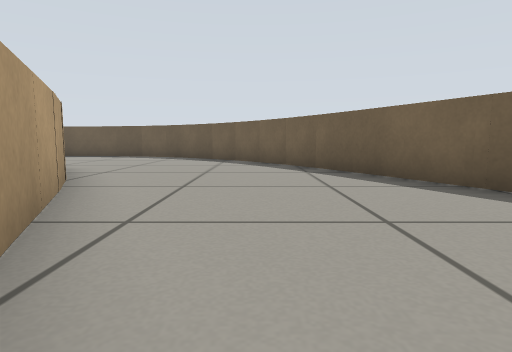
view 1 (above)

23 first-person views from a walk through a world built for the Gazebo simulator. The camera is 0.31 m above the floor, tilts 6° down and sees 75° across. The floor is counted in squares, 0.5 m on a side. Each view is taken from the middle of a square. On the plan, view 1 faces up. The plan holds only what a view shows up to about 10 squares ahead; the rest is blank.

view 2
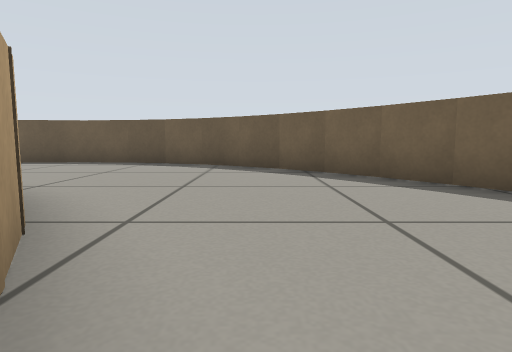

view 3
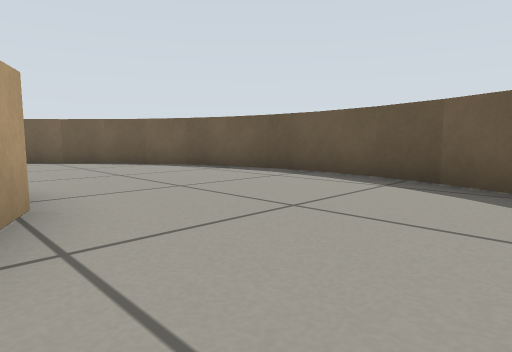

view 4
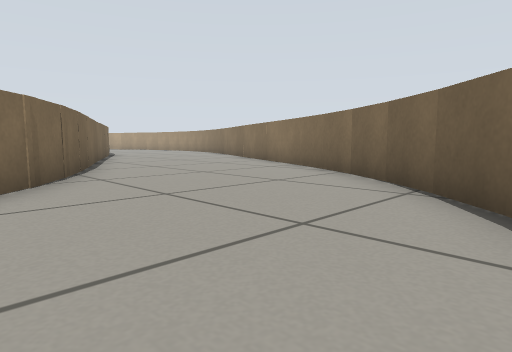

view 5
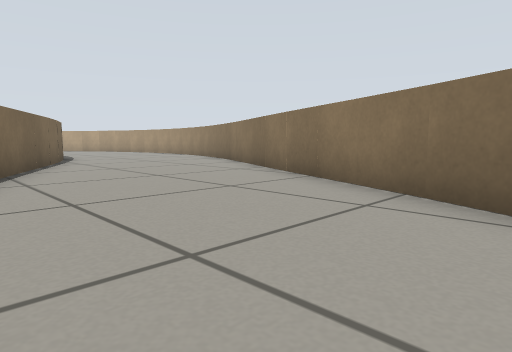

view 6
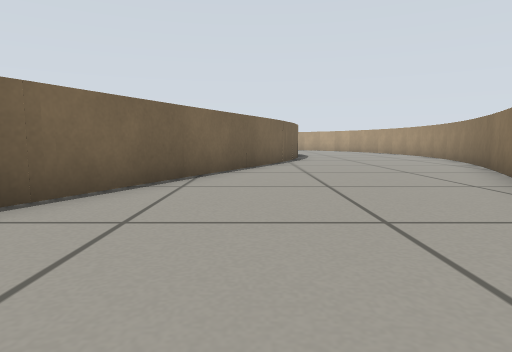

view 7
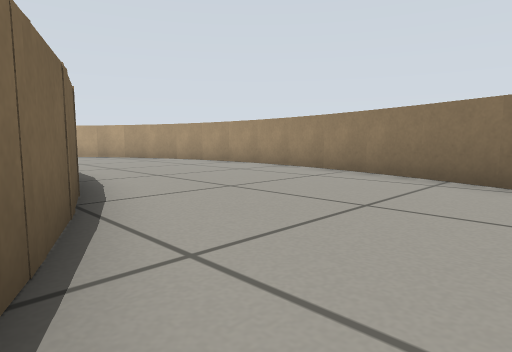

view 8
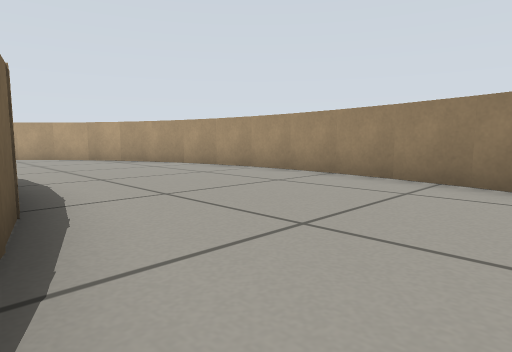

view 9
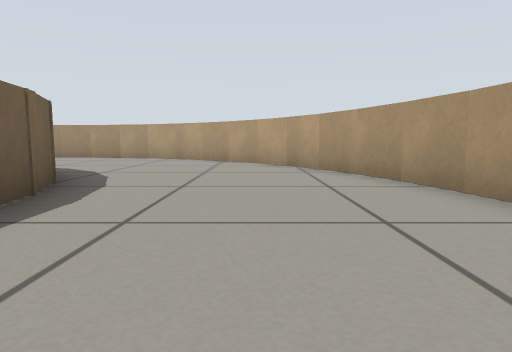

view 10
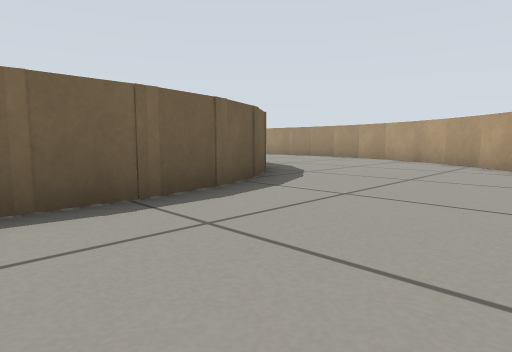

view 11
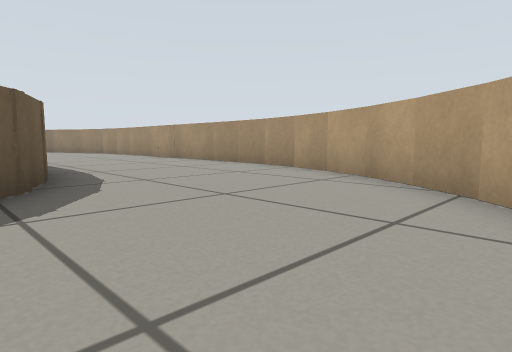

view 12
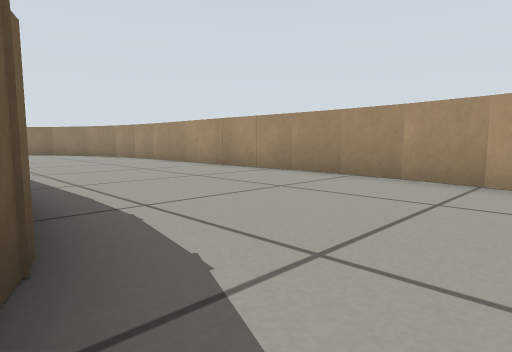

view 13
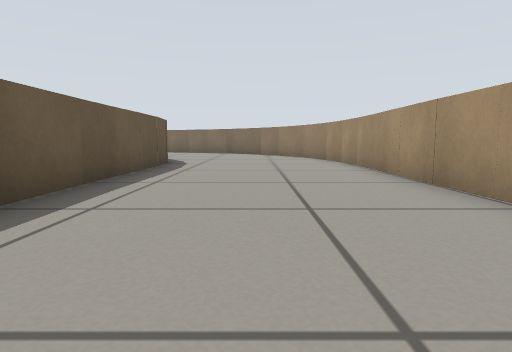

view 14
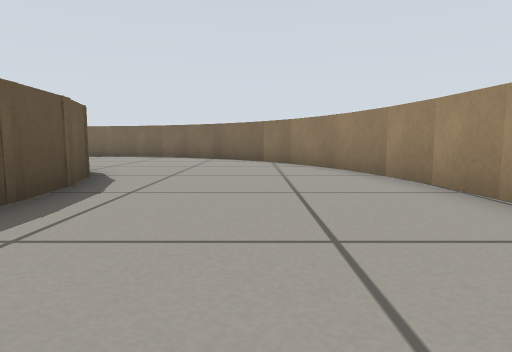

view 15
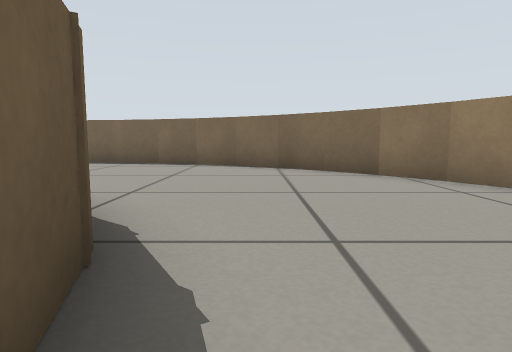

view 16
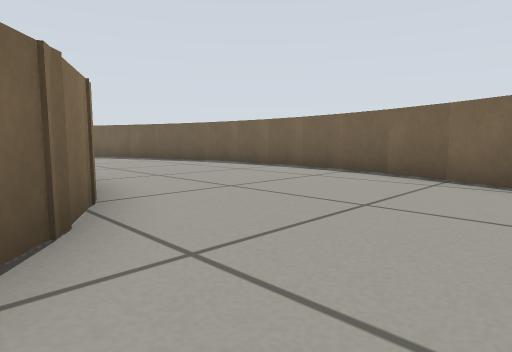

view 17
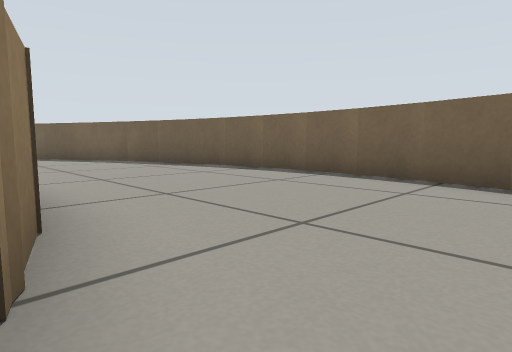

view 18
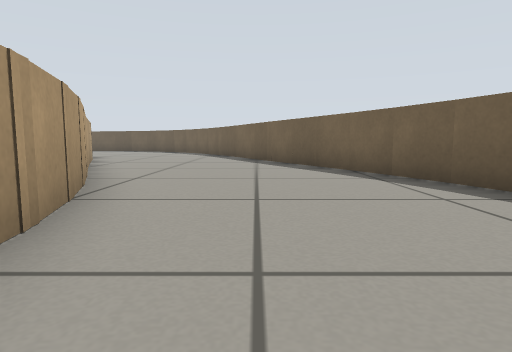

view 19
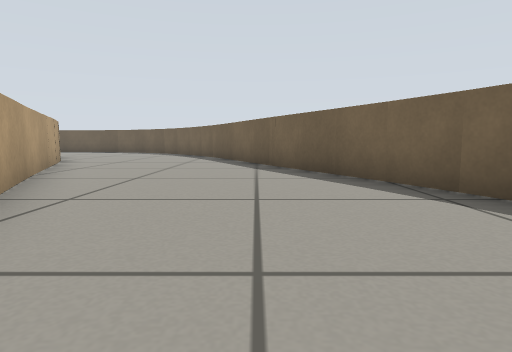

view 20
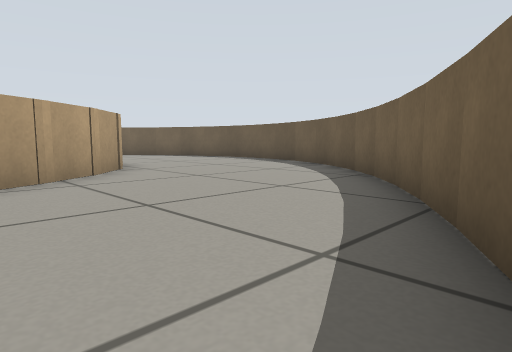

view 21
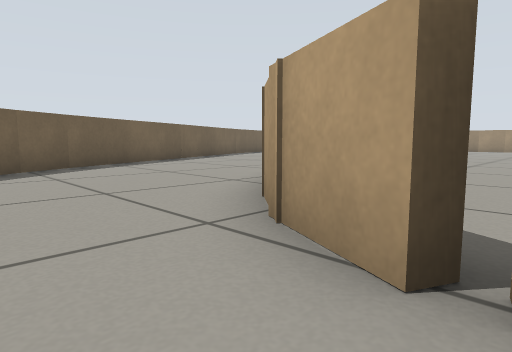

view 22
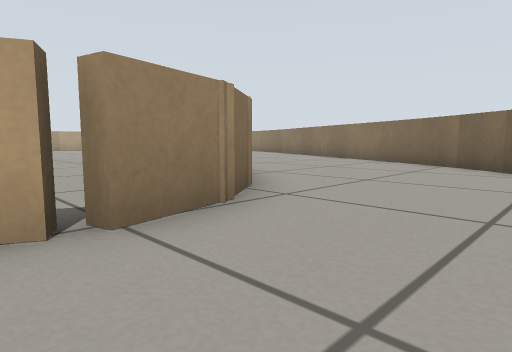

view 23
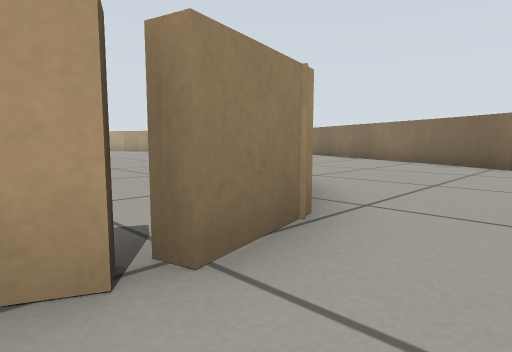

### Floor plan
Points are (right, up) in squares from view 1. A wall is a line through its corners. A room is listed if a view was taken in it or the views show most of it. See-through windows are left out.
Room 1 (views 1, 2, 3, 4, 5, 6, 7, 8, 9, 10, 11, 12, 13, 14, 15, 16, 17, 18, 19, 20, 21, 22, 23)
walls: (-15, -3.2) (-10.6, 5.9); (-17.2, 3.7) (-18.9, 0.2); (-18.9, 0.3) (-19.8, -2); (-15.6, -5.5) (-15.3, -4.3) (-14.8, -2.7); (-19.8, -1.8) (-20.7, -5.5); (-10.8, 5.6) (-9.9, 7); (-10.2, 6.6) (-9.6, 7.3); (-15.6, -8) (-15.7, -6.3); (-20.6, -5.4) (-20.7, -7.8); (-14.7, 8.9) (-17.6, 3.4); (-9.3, 7.6) (-8.2, 8.4) (-6.9, 8.7) (-6.8, 8.3); (-15.4, -9.1) (-15.7, -7.5); (-20.6, -7.7) (-20.5, -9.1); (-14.9, -10.2) (-15.5, -8.7); (-13.2, 10.8) (-14.8, 8.9); (-14.3, -11) (-15, -10); (-20.5, -8.9) (-20.2, -10.2); (-6.7, 8.7) (-5.1, 8); (-12.3, 11.6) (-13.2, 10.7); (-5.5, 8.2) (-4.2, 7.1); (-20.3, -10.1) (-19.8, -11.4); (-13.1, -12) (-13.6, -11.5); (-4.5, 7.4) (-3.5, 6.1); (-3.7, 6.4) (-2.3, 4.1); (-2.6, 4.4) (1.1, -3.7); (-12, -12.4) (-13.5, -11.8); (-11.4, 12.3) (-12.5, 11.5); (-19.9, -11.2) (-19.3, -12.4); (-10.3, 12.9) (-11.5, 12.2); (-19.4, -12.3) (-18.8, -13.3) (-18, -14.3); (-18.1, -14.2) (-17.1, -15.2); (-8.1, 13.6) (-9.3, 13.3) (-10.4, 12.8); (1, -3.3) (1.4, -4.8); (-17.3, -15.1) (-16.3, -15.8) (-15.2, -16.5); (-5.6, 13.5) (-6.9, 13.7) (-8.2, 13.6); (1.4, -4.5) (1.5, -5.1); (-4.4, 13.2) (-5.7, 13.6); (-15.3, -16.4) (-14.1, -16.9); (-3.4, 12.7) (-4.5, 13.2); (-2.3, 12.1) (-3.5, 12.8); (-14.2, -16.9) (-13, -17.2); (-1.4, 11.4) (-2.5, 12.2); (-0.6, 10.5) (-1.5, 11.5); (0.1, 9.6) (-0.7, 10.6); (-2.2, -12.4) (-8.9, -12.6); (-13.1, -17.2) (-11.8, -17.5); (2, 6.6) (0.1, 9.8); (-12, -17.5) (-10.6, -17.6); (1.5, -8.4) (1.2, -9.6); (-1.1, -12.1) (-2.7, -12.5); (-10.8, -17.6) (-2.3, -17.5); (1.3, -9.4) (0.5, -10.8); (0.7, -10.5) (0.2, -11); (4.9, 0) (1.9, 6.6); (6.3, -3.3) (5, 0.2); (-2.4, -17.5) (-1, -17.3); (6.5, -4.6) (6.2, -3.2); (-1.2, -17.3) (0, -17); (6.7, -6.9) (6.5, -4.4); (-0.1, -17) (1.1, -16.5) (2.2, -15.9); (6.6, -8.1) (6.7, -6.7); (6.4, -9.3) (6.6, -7.9); (2, -16) (3.1, -15.2); (6.2, -10.4) (6.5, -9.1); (3, -15.3) (4, -14.4); (5.8, -11.5) (6.2, -10.2); (3.9, -14.5) (4.7, -13.5); (4.6, -13.6) (5.3, -12.5) (5.8, -11.4)
ways out: gap at (-7, 8)

Where each view was taken, in squares from view 1:
view 1: 0 up, 0 right, facing up
view 2: 4 up, 2 left, facing up
view 3: 8 up, 3 left, facing up-left
view 4: 12 up, 9 left, facing down-left
view 5: 8 up, 12 left, facing down-left
view 6: 7 up, 14 left, facing down
view 7: 0 up, 14 left, facing down-left
view 8: 2 down, 15 left, facing down-left
view 9: 5 down, 18 left, facing down
view 10: 6 down, 19 left, facing down-right
view 11: 11 down, 18 left, facing down-right
view 12: 12 down, 14 left, facing down-right
view 13: 15 down, 12 left, facing right
view 14: 15 down, 7 left, facing right
view 15: 13 down, 3 left, facing right
view 16: 13 down, 0 right, facing up-right
view 17: 11 down, 1 right, facing up-right
view 18: 7 down, 3 right, facing up
view 19: 5 down, 3 right, facing up
view 20: 5 up, 2 right, facing up-left
view 21: 10 up, 7 left, facing down-right
view 22: 11 up, 6 left, facing down-left
view 23: 10 up, 6 left, facing down-left
